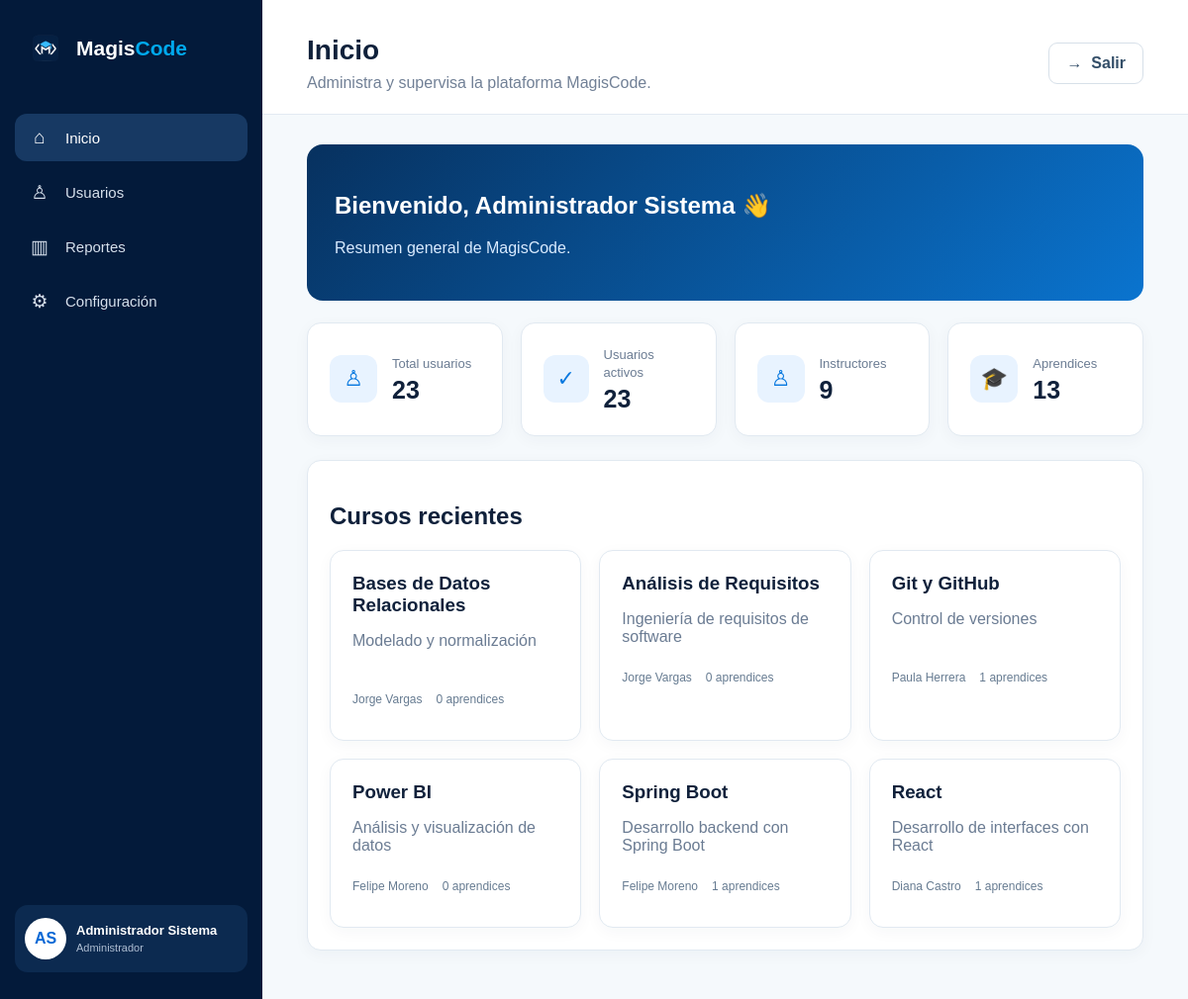
/index.php?route=dashboard (signed in), run on the app's committed database.
### tables this page shows
CREATE TABLE `curso` (
  `id_curso` int NOT NULL AUTO_INCREMENT,
  `titulo_curso` varchar(300) NOT NULL,
  `descripcion_curso` text NOT NULL,
  `ruta_imagen` varchar(300) NOT NULL,
  `estado_curso` varchar(20) DEFAULT 'Activo',
  `id_usuario_c` bigint NOT NULL,
  PRIMARY KEY (`id_curso`),
  KEY `id_usuario_c` (`id_usuario_c`),
  CONSTRAINT `curso_ibfk_1` FOREIGN KEY (`id_usuario_c`) REFERENCES `usuario` (`id_usuario`)
);

### app/controllers/DashboardController.php (called while the page is built)
<?php
require_once __DIR__ . '/../models/Dashboard.php';
require_once __DIR__ . '/../models/Curso.php';
class DashboardController
{
    public function index(): void
    {
        $rol = (int) $_SESSION['rol_id'];
        $dashboard = new Dashboard();
        $curso = new Curso();
        if ($rol === 1) {
            $stats = $dashboard->admin();
            $datos = $curso->todos();
        } elseif ($rol === 2) {
            $stats = $dashboard->instructor((int) $_SESSION['usuario']);
            $datos = $curso->delInstructor((int) $_SESSION['usuario']);
        } else {
            $stats = $dashboard->aprendiz((int) $_SESSION['usuario']);
            $datos = $curso->asignados((int) $_SESSION['usuario']);
        }
        require __DIR__ . '/../views/dashboard.php';
    }
}

### index.php (called while the page is built, shortened)
<?php
require_once __DIR__ . '/config/database.php';
$route = $_GET['route'] ?? '';
$rutas = [
    'dashboard' => ['DashboardController', 'index'],
    'usuarios' => ['AdminController', 'usuarios'],
    'nuevo-usuario' => ['AdminController', 'nuevoUsuario'],
    'editar-usuario' => ['AdminController', 'editarUsuario'],
    'importar-usuarios' => ['AdminController', 'importarUsuarios'],
    'asignar' => ['AdminController', 'asignar'],
    'estado-usuario' => ['AdminController', 'estado'],
    'cursos' => ['CursoController', 'index'],
    'crear-curso' => ['CursoController', 'crear'],
    'curso' => ['CursoController', 'contenido'],
    'crear-modulo' => ['CursoController', 'modulo'],
    'crear-leccion' => ['CursoController', 'leccion'],
    'crear-recurso' => ['CursoController', 'recurso'],
    'instructor-aprendices' => ['CursoController', 'aprendices'],
    'evaluaciones-instructor' => ['EvaluacionController', 'instructor'],
    'crear-evaluacion' => ['EvaluacionController', 'crear'],
    'crear-pregunta' => ['EvaluacionController', 'crearPregunta'],
    'evaluaciones-aprendiz' => ['EvaluacionController', 'aprendiz'],
    'evaluacion' => ['EvaluacionController', 'ver'],
    'responder-evaluacion' => ['EvaluacionController', 'responder'],
    'progreso' => ['AprendizController', 'progreso'],
    'mis-cursos' => ['AprendizController', 'cursos'],
    'certificados' => ['AprendizController', 'certificados'],
    'reportes' => ['ReportController', 'admin'],
    'reportes-instructor' => ['ReportController', 'instructor'],
    'configuracion' => ['ConfiguracionController', 'index'],
    'cambiar-password' => ['ConfiguracionController', 'password'],
    'actualizar-perfil' => ['ConfiguracionController', 'actualizarPerfil'],
];
[$controlador, $metodo] = $rutas[$route];
(new $controlador())->$metodo();

### config/database.php (called while the page is built, shortened)
<?php
class Database {
    private static ?PDO $pdo = null;
    public static function getConnection(): PDO {
        if (self::$pdo === null) {
            $dsn = 'mysql:host='.DB_HOST.';dbname='.DB_NAME.';charset=utf8mb4';
            self::$pdo = new PDO($dsn, DB_USER, DB_PASS, [
                PDO::ATTR_ERRMODE => PDO::ERRMODE_EXCEPTION,
                PDO::ATTR_DEFAULT_FETCH_MODE => PDO::FETCH_ASSOC,
                PDO::ATTR_EMULATE_PREPARES => false,
            ]);
        }
        return self::$pdo;
    }
}

### app/models/Model.php (called while the page is built, shortened)
<?php
require_once __DIR__ . '/../../config/database.php';
abstract class Model {
    public function __construct() { $this->db = Database::getConnection(); }
}

### app/models/Dashboard.php (called while the page is built, shortened)
<?php
require_once __DIR__ . '/Model.php';
class Dashboard extends Model
{
    public function admin(): array
    {
        return [
            'total' => (int) $this->db->query('SELECT COUNT(*) FROM usuario')->fetchColumn(),
            'activos' => (int) $this->db->query('SELECT COUNT(*) FROM usuario WHERE id_estado_u = 1')->fetchColumn(),
            'instructores' => (int) $this->db->query('SELECT COUNT(*) FROM usuario WHERE id_rol_u = 2')->fetchColumn(),
            'aprendices' => (int) $this->db->query('SELECT COUNT(*) FROM usuario WHERE id_rol_u = 3')->fetchColumn(),
            'cursos' => (int) $this->db->query('SELECT COUNT(*) FROM curso')->fetchColumn(),
        ];
    }
}

### app/models/Curso.php (called while the page is built, shortened)
<?php
require_once __DIR__ . '/Model.php';
class Curso extends Model
{
    public function todos(): array
    {
        $sql = "SELECT c.*,
                       CONCAT(u.nombre, ' ', u.apellido) instructor,
                       (SELECT COUNT(*) FROM curso_aprendiz ca WHERE ca.id_curso_c_a = c.id_curso) aprendices,
                       (SELECT COUNT(*) FROM modulo m WHERE m.id_curso_m = c.id_curso) modulos
                FROM curso c
                JOIN usuario u ON u.id_usuario = c.id_usuario_c
                ORDER BY c.id_curso DESC";
        return $this->db->query($sql)->fetchAll();
    }
}

### app/views/dashboard.php (the view, shortened to what this page needs)
<?php $r=(int)$_SESSION['rol_id']; if($r===1){$pageTitle='Inicio';$pageSubtitle='Administra y supervisa la plataforma MagisCode.';}elseif($r===2){$pageTitle='Inicio';$pageSubtitle='Aquí puedes administrar tus cursos y realizar seguimiento a tus aprendices.';}else{$pageTitle='Inicio';$pageSubtitle='Continúa aprendiendo y alcanza tus objetivos.';} require __DIR__.'/partials/header.php'; ?>
<?php if($r===1): ?><div class="hero"><h2>Bienvenido, <?=htmlspecialchars($_SESSION['nombre'])?> 👋</h2><p>Resumen general de MagisCode.</p></div><div class="stats"><div class="card stat"><div class="stat-icon">♙</div><div><span>Total usuarios</span><strong><?=$stats['total']?></strong></div></div><div class="card stat"><div class="stat-icon">✓</div><div><span>Usuarios activos</span><strong><?=$stats['activos']?></strong></div></div><div class="card stat"><div class="stat-icon">♙</div><div><span>Instructores</span><strong><?=$stats['instructores']?></strong></div></div><div class="card stat"><div class="stat-icon">🎓</div><div><span>Aprendices</span><strong><?=$stats['aprendices']?></strong></div></div></div><div class="panel"><h2>Cursos recientes</h2><div class="grid"><?php foreach(array_slice($datos,0,6) as $x): ?><div class="card course-card"><h3><?=htmlspecialchars($x['titulo_curso'])?></h3><p><?=htmlspecialchars($x['descripcion_curso'])?></p><div class="meta"><span><?=htmlspecialchars($x['instructor'])?></span><span><?=$x['aprendices']?> aprendices</span></div></div><?php endforeach; ?></div></div>
<?php else: ?> <?=htmlspecialchars(explode(' ',trim($_SESSION['nombre']))[0])?> <?=$stats['cursos']?><?=$stats['progreso']?><?=$stats['evaluaciones']?><?=$stats['certificados']?><?php foreach($datos as $x): ?><?=htmlspecialchars($x['titulo_curso'])?><?=htmlspecialchars($x['descripcion_curso'])?><?=min(100,max(0,(float)$x['avance']))?><?=htmlspecialchars($x['avance'])?><?=htmlspecialchars($x['instructor'])?><?=$x['id_curso_c_a']?><?php endforeach; ?><?php if(!$datos): ?><div class="empty">No tienes cursos asignados.</div><?php endif; ?><?php endif; ?><?php require __DIR__.'/partials/footer.php'; ?>

### app/views/partials/header.php (shortened to what this page needs)
<?php $rol=(int)($_SESSION['rol_id']??0);$route=$_GET['route']??'dashboard';$nombre=trim($_SESSION['nombre']??'');$part= preg_split('/\s+/', $nombre);$initials=strtoupper(substr($part[0]??'',0,1).substr($part[1]??'',0,1)); ?>
<!doctype html><html lang="es"><head><meta charset="utf-8"><meta name="viewport" content="width=device-width,initial-scale=1"><title>MagisCode</title><link rel="stylesheet" href="assets/css/app.css"></head><body><div class="layout"><aside class="sidebar"><div class="logo"><img src="assets/img/magiscode-logo.png" alt="MagisCode"><span>Magis<span>Code</span></span></div><nav class="menu">
<?php if($rol===1): ?><a class="menu-item <?=$route==='dashboard'?'active':''?>" href="index.php?route=dashboard"><span class="icon">⌂</span>Inicio</a><a class="menu-item <?=$route==='usuarios'?'active':''?>" href="index.php?route=usuarios"><span class="icon">♙</span>Usuarios</a><a class="menu-item <?=$route==='reportes'?'active':''?>" href="index.php?route=reportes"><span class="icon">▥</span>Reportes</a><a class="menu-item <?=$route==='configuracion'?'active':''?>" href="index.php?route=configuracion"><span class="icon">⚙</span>Configuración</a>
<?php endif; ?></nav><div class="profile"><div class="profile-avatar"><?=$initials?></div><div class="profile-info"><strong><?=htmlspecialchars($nombre)?></strong><span><?=htmlspecialchars($_SESSION['rol']??'')?></span></div></div></aside><main class="main-content"><header class="header"><div><h1><?=htmlspecialchars($pageTitle??'MagisCode')?></h1><p><?=htmlspecialchars($pageSubtitle??'Gestiona tu aprendizaje desde MagisCode.')?></p></div><div class="header-actions"><a class="btn btn-secondary" href="index.php?route=logout">→ &nbsp;Salir</a></div></header><section class="content">

### app/views/partials/footer.php
</section></main></div></body></html>

### assets/css/app.css (style rules this page uses)
* { box-sizing:border-box }
body { margin:0;font-family:Arial,Helvetica,sans-serif;background:#f5f9fc;color:#10213b }
.layout { display:flex;min-height:100vh }
.sidebar { width:265px;min-height:100vh;background:#031a3a;padding:28px 15px;display:flex;flex-direction:column;position:sticky;top:0 }
.logo { display:flex;align-items:center;gap:10px;padding:0 10px;margin-bottom:45px;color:#fff;font-size:21px;font-weight:700 }
.logo img { width:42px;height:42px;object-fit:contain }
.logo span span { color:#00a9ed }
.menu { display:flex;flex-direction:column;gap:7px }
.menu-item { height:48px;display:flex;align-items:center;gap:15px;padding:0 14px;border-radius:12px;color:#d7e0ec;text-decoration:none;font-size:15px;transition:.2s }
.menu-item:hover,.menu-item.active { background:#173963;color:#fff }
.menu-item .icon { width:22px;text-align:center;font-size:19px }
.profile { margin-top:auto;display:flex;align-items:center;gap:10px;padding:13px 10px;background:#0c2a50;border-radius:13px;color:#fff }
.profile-avatar { width:42px;height:42px;border-radius:50%;background:#fff;color:#0868d5;display:flex;align-items:center;justify-content:center;font-weight:bold }
.profile-info { display:flex;flex-direction:column;gap:4px;flex:1 }
.profile-info strong { font-size:13px }
.profile-info span { font-size:11px;color:#aebed2 }
.main-content { flex:1;min-width:0 }
.header { display:flex;justify-content:space-between;align-items:center;padding:35px 45px 22px;background:#fff;border-bottom:1px solid #e3eaf2 }
.header h1 { margin:0 0 8px;font-size:28px }
.header p { margin:0;color:#718096 }
.header-actions { display:flex;gap:10px }
.content { padding:30px 45px 50px }
.btn { display:inline-flex;align-items:center;justify-content:center;border:0;border-radius:9px;padding:11px 17px;text-decoration:none;font-weight:600;cursor:pointer }
.btn-secondary { background:#fff;color:#334e68;border:1px solid #d7e0e9 }
.grid { display:grid;grid-template-columns:repeat(auto-fit,minmax(240px,1fr));gap:18px }
.card,.panel { background:#fff;border:1px solid #e1e9f1;border-radius:14px;padding:22px;box-shadow:0 4px 16px rgba(15,40,70,.04) }
.stats { display:grid;grid-template-columns:repeat(4,1fr);gap:18px;margin-bottom:24px }
.stat { display:flex;gap:15px;align-items:center }
.stat-icon { width:48px;height:48px;border-radius:12px;display:flex;align-items:center;justify-content:center;background:#e8f3ff;color:#0878df;font-size:22px }
.stat strong { display:block;font-size:25px;margin-top:4px }
.stat span { font-size:13px;color:#6b7c93 }
.course-card h3 { margin:0 0 9px }
.course-card p { color:#6b7c93;min-height:45px }
.course-card .meta { display:flex;gap:14px;font-size:12px;color:#667b91;margin:12px 0 }
.hero { background:linear-gradient(135deg,#07315f,#0a74cf);color:#fff;border-radius:16px;padding:28px;margin-bottom:22px }
.hero p { color:#d9ebff }

### data on the page
curso: titulo_curso "Bases de Datos Relacionales", descripcion_curso "Modelado y normalización", instructor "Jorge Vargas", aprendices "0"
curso: titulo_curso "Análisis de Requisitos", descripcion_curso "Ingeniería de requisitos de software", instructor "Jorge Vargas", aprendices "0"
curso: titulo_curso "Git y GitHub", descripcion_curso "Control de versiones", instructor "Paula Herrera", aprendices "1"
curso: titulo_curso "Power BI", descripcion_curso "Análisis y visualización de datos", instructor "Felipe Moreno", aprendices "0"
curso: titulo_curso "Spring Boot", descripcion_curso "Desarrollo backend con Spring Boot", instructor "Felipe Moreno", aprendices "1"
curso: titulo_curso "React", descripcion_curso "Desarrollo de interfaces con React", instructor "Diana Castro", aprendices "1"

### other printed values
$initials "AS"
$nombre "Administrador Sistema"
$_SESSION['rol'] "Administrador"
$pageTitle "Inicio"
$pageSubtitle "Administra y supervisa la plataforma MagisCode."
$_SESSION['nombre'] "Administrador Sistema"
$stats['total'] "23"
$stats['activos'] "23"
$stats['instructores'] "9"
$stats['aprendices'] "13"
